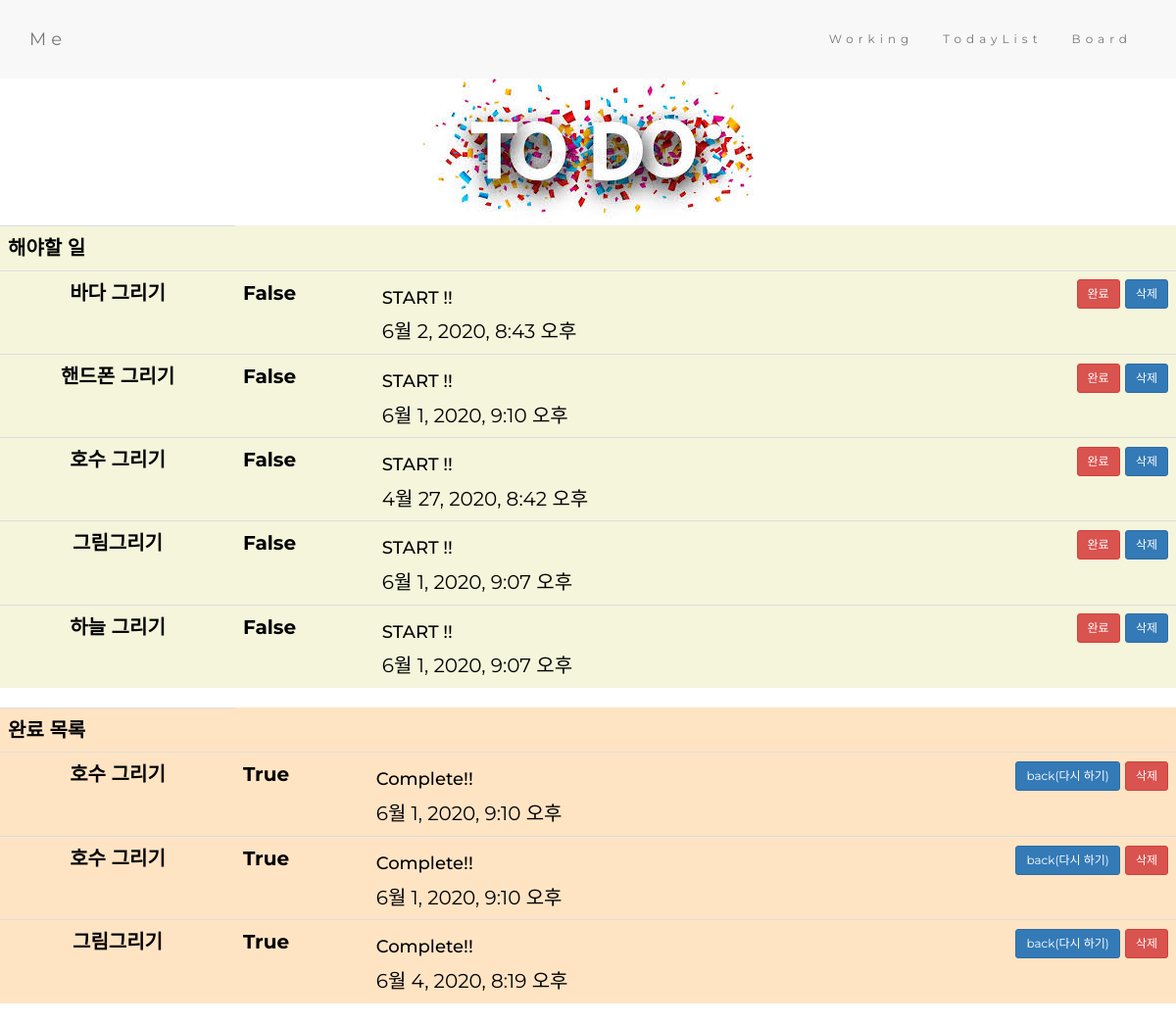
The page /todos/ on the database its author committed.
### todo/models.py (models this page shows, shortened)
class Todo(models.Model):
    task = models.CharField(max_length=200,null=False,
        help_text="할일을 채워주세요!")
    is_done = models.BooleanField(default=False)
    Todo_time = models.DateTimeField(
        blank=True, null=True, default=timezone.now())

### todo/views.py (the view)
# urls.py: path('todos/',todo_work,name="todos"),
def todo_work(request):
    if request.method == "POST":
        form = AddForm(request.POST)
        if form.is_valid():
            form.save()
    now = datetime.datetime.now()
    form = AddForm()
    todos = Todo.objects.all()
    data={
        "todos" : todos,
        "form": form,
        "now":now,
    }
    return render(request,"todo_work.html",data)

### todo/Template/todo_work.html (shortened to what this page needs)
{% extends 'base.html'%}
{%block content%}
<diV class="work">
 <img src="/static/img/Todolist.jpg" style="text-align: left;">
 </div>
    <table class="table" style="background-color: beige;">
        <th>해야할 일</th>
        {% for todo in todos %}
        <tr>
            {% if todo.is_done == False %}
            <th style="width:20%; text-align: center;">
                {{ todo.task }}
            </th>
            <th style="text-align: left;" class="list_id">
                <b>{{ todo.is_done }}</b>
            </th>
            <td>
                <h4>START !!</h4>
                {{ todo.Todo_time}}
            </td>
            <td style="width:30%;text-align: right;">
                <a class="btn btn-sm btn-danger" href="{% url 'reload' pk=todo.pk %}">완료</a>
                <a class ="btn btn-sm btn-primary" href="{% url 'todo_del' pk=todo.pk %}">삭제</a>
            </td>
        </tr>
        {% endif %}
        {% endfor %}
    </table>
    <table class="table" style="background-color: bisque;">
        <tr>
            <th>완료 목록</th>
        </tr>
        {% for todo in todos %}
        {% if todo.is_done == True %}
        <tr>
            <th style="width:20%; text-align: center;">
                {{ todo.task }}
            </th>
            <th style="text-align: left;" class="list_id" style="background-color: blue;">
                <b>{{ todo.is_done }}</b>
            </th>
            <td>
                <h4>Complete!!</h4>
                {{ todo.Todo_time }}</td>
            <td style="text-align: right;">
                <a class ="btn btn-sm btn-primary" href="{% url 'back' pk=todo.pk %}">back(다시 하기)</a>
                <a class="btn btn-sm btn-danger" href="{% url 'todo_del' pk=todo.pk %}">삭제</a>
            </td>
        </tr>
        {% endif %}
        {% endfor %}
    </table>
{% endblock content%}

### todo/Template/base.html (style rules this page uses)
.work { text-align: center; }
body { font: 20px Montserrat, sans-serif; line-height: 1.8; color: black; }

### rows shown on the page
Todo: task "바다 그리기", is_done "False", Todo_time "6월 2, 2020, 8:43 오후"
Todo: task "핸드폰 그리기", is_done "False", Todo_time "6월 1, 2020, 9:10 오후"
Todo: task "호수 그리기", is_done "False", Todo_time "4월 27, 2020, 8:42 오후"
Todo: task "그림그리기", is_done "False", Todo_time "6월 1, 2020, 9:07 오후"
Todo: task "하늘 그리기", is_done "False", Todo_time "6월 1, 2020, 9:07 오후"
Todo: task "호수 그리기", is_done "True", Todo_time "6월 1, 2020, 9:10 오후"
Todo: task "호수 그리기", is_done "True", Todo_time "6월 1, 2020, 9:10 오후"
Todo: task "그림그리기", is_done "True", Todo_time "6월 4, 2020, 8:19 오후"
